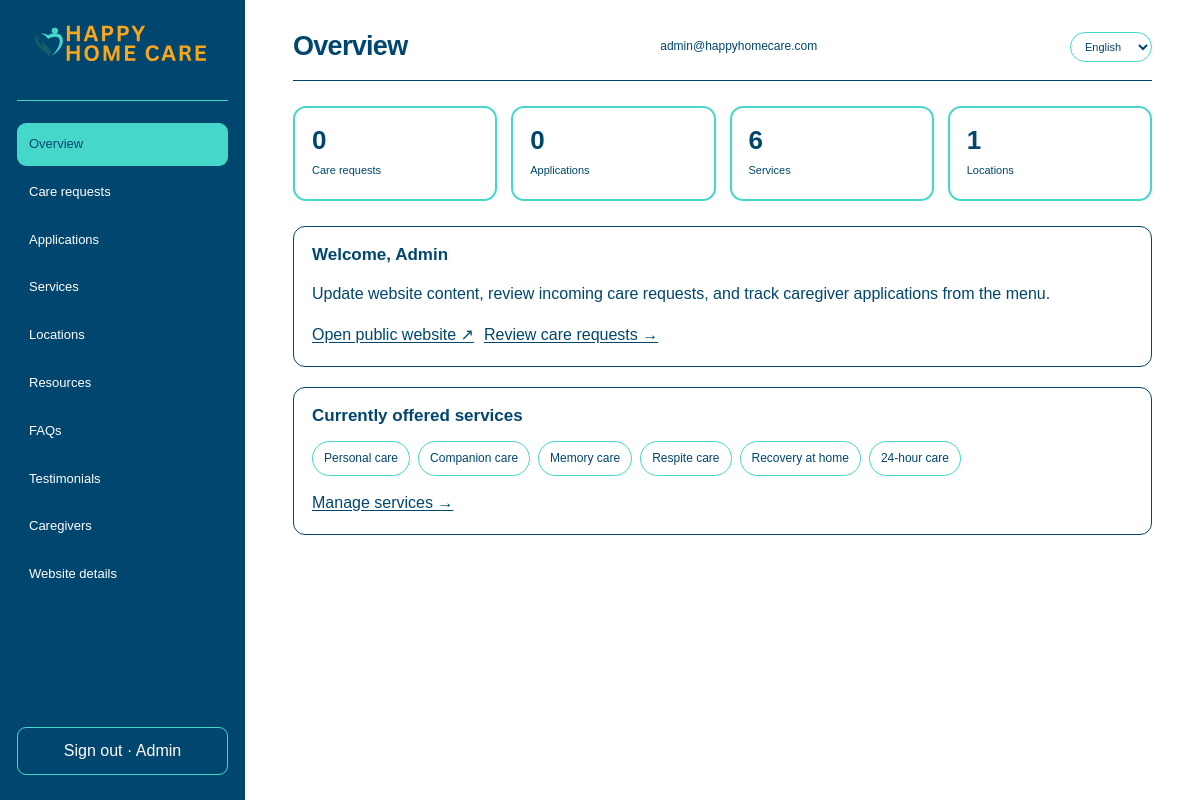
The app's page /index.php (signed in) with its own data.
### tables this page shows
CREATE TABLE services (id INTEGER PRIMARY KEY AUTOINCREMENT, title TEXT NOT NULL, slug TEXT NOT NULL UNIQUE, summary TEXT NOT NULL, icon TEXT DEFAULT '♡', sort_order INTEGER NOT NULL DEFAULT 0, active INTEGER NOT NULL DEFAULT 1, created_at DATETIME DEFAULT CURRENT_TIMESTAMP);

### app/i18n.php (called while the page is built, shortened)
<?php
if (!function_exists('current_language')) {
function current_language(): string {
    $supported = ['en', 'pa', 'hi', 'es'];
    $language = (string)($_SESSION['site_language'] ?? 'en');
    return in_array($language, $supported, true) ? $language : 'en';
}
}

### public/admin/index.php (the view, shortened to what this page needs)
<?php
require_once dirname(__DIR__,2) . '/app/bootstrap.php';
require_once dirname(__DIR__,2) . '/app/i18n.php';
$lang = current_language();
$modules = [
 'services'=>['table'=>'services','title'=>'Care services','fields'=>['title'=>['Title','text'],'slug'=>['URL slug','text'],'summary'=>['Description','textarea'],'icon'=>['Icon','text'],'sort_order'=>['Sort order','number'],'active'=>['Published','checkbox']]],
 'locations'=>['table'=>'locations','title'=>'Office locations','fields'=>['state'=>['State','text'],'city'=>['City','text'],'address'=>['Street address','text'],'zip_code'=>['ZIP code','text'],'phone'=>['Phone','text'],'hours'=>['Hours','text'],'active'=>['Published','checkbox']]],
 'resources'=>['table'=>'resources','title'=>'Family resources','fields'=>['category'=>['Category','text'],'title'=>['Title','text'],'summary'=>['Summary','textarea'],'body'=>['Full article text (separate paragraphs with a blank line; use - for bullet points)','textarea'],'button_label'=>['Optional article button label','text'],'read_time'=>['Read time','text'],'icon'=>['Icon','text'],'published'=>['Published','checkbox']]],
 'faqs'=>['table'=>'faqs','title'=>'Frequently asked questions','fields'=>['question'=>['Question','text'],'answer'=>['Answer','textarea'],'sort_order'=>['Sort order','number'],'active'=>['Published','checkbox']]],
 'testimonials'=>['table'=>'testimonials','title'=>'Family testimonials','fields'=>['customer_name'=>['Name','text'],'location'=>['Location','text'],'quote'=>['Testimonial','textarea'],'rating'=>['Rating (1–5)','number'],'active'=>['Published','checkbox']]],
 'caregivers'=>['table'=>'caregivers','title'=>'Caregiver profiles','fields'=>['full_name'=>['Full name','text'],'role'=>['Role','text'],'experience'=>['Experience','text'],'specialties'=>['Specialties (comma separated)','text'],'photo_url'=>['Photo URL (optional)','text'],'active'=>['Published','checkbox']]],
];
$page = (string)($_GET['page'] ?? 'dashboard');
$flash=get_flash(); $module=$modules[$page]??null; $editing=null; $rows=[];
$titles=['dashboard'=>'Overview','inquiries'=>'Care requests','applications'=>'Job applications','settings'=>'Website details']; if($module)$titles[$page]=$module['title'];
$counts=[]; $dashboardServices=[]; if($page==='dashboard'){foreach(['inquiries'=>'Care requests','applications'=>'Applications','services'=>'Services','locations'=>'Locations'] as $table=>$label){$counts[$label]=(int)db()->query("SELECT COUNT(*) FROM `$table`".($table==='services'||$table==='locations'?' WHERE active=1':' WHERE status=\'new\''))->fetchColumn();} $dashboardServices=db()->query('SELECT title FROM services WHERE active=1 ORDER BY sort_order,title')->fetchAll();}
$adminLogo = brand_logo_html($lang);
?><!doctype html><html lang="<?=e($lang)?>"><head><meta charset="utf-8"><meta name="viewport" content="width=device-width,initial-scale=1"><title><?=e($titles[$page])?> · Admin · HAPPY HOME CARE</title><link rel="stylesheet" href="/assets/styles.css"><link rel="stylesheet" href="/assets/admin.css"></head><body class="admin-body"><div class="admin-shell"><aside class="admin-sidebar"><a class="brand" href="/"><?=$adminLogo?></a><nav><?php foreach(['dashboard'=>'Overview','inquiries'=>'Care requests','applications'=>'Applications','services'=>'Services','locations'=>'Locations','resources'=>'Resources','faqs'=>'FAQs','testimonials'=>'Testimonials','caregivers'=>'Caregivers','settings'=>'Website details'] as $key=>$label): ?><a class="<?=$page===$key?'active':''?>" href="/admin/?page=<?=$key?>"><?=e($label)?></a><?php endforeach; ?></nav><form method="post" action="/admin/logout.php"><?=csrf_field()?><button type="submit">Sign out · <?=e($_SESSION['admin_name']??'Admin')?></button></form></aside><main class="admin-main"><header class="admin-top"><h1><?=e($titles[$page])?></h1><span><?=e($_SESSION['admin_email']??'')?></span><label class="admin-language"><span class="sr-only">Choose language</span><select data-language-select aria-label="Choose language"><?php foreach(['en'=>'English','pa'=>'ਪੰਜਾਬੀ','hi'=>'हिन्दी','es'=>'Español'] as $code=>$label): ?><option value="<?=$code?>" <?=$code===$lang?'selected':''?>><?=e($label)?></option><?php endforeach; ?></select></label></header><?php if($flash): ?><div class="admin-alert" role="status"><?=e($flash['message'])?></div><?php endif; ?><?php if($error): ?><div class="admin-alert error"><?=e($error)?></div><?php endif; ?>
<?php if($page==='dashboard'): ?><div class="admin-stats"><?php foreach($counts as $label=>$count): ?><div class="admin-stat"><strong><?=$count?></strong><span><?=e($label)?></span></div><?php endforeach; ?></div><div class="admin-panel"><h2>Welcome, <?=e($_SESSION['admin_name']??'')?></h2><p>Update website content, review incoming care requests, and track caregiver applications from the menu.</p><div class="row-actions"><a class="edit-link" href="/">Open public website ↗</a><a class="edit-link" href="/admin/?page=inquiries">Review care requests →</a></div></div><section class="admin-panel service-admin-panel"><h2>Currently offered services</h2><?php if($dashboardServices): ?><ul class="service-admin-list"><?php foreach($dashboardServices as $offered): ?><li><?=e($offered['title'])?></li><?php endforeach; ?></ul><?php else: ?><p>No active services are published. Add services in the Services section.</p><?php endif; ?><a class="edit-link" href="/admin/?page=services">Manage services →</a></section><?php endif; ?>
</main></div><script src="/assets/google-translate.js" defer></script></body></html>

### index.php (shortened to what this page needs)
<?php
$uri = parse_url($_SERVER['REQUEST_URI'] ?? '/', PHP_URL_PATH);
$path = urldecode($uri);
$target = __DIR__ . '/public' . $path;
if ($path !== '/' && is_file($target)) {
    if (str_ends_with($target, '.php')) {
        require $target;
        exit;
    }
    readfile($target);
    exit;
}
require_once __DIR__ . '/public/index.php';

### app/bootstrap.php (shortened to what this page needs)
<?php
function envv(string $key, string $default = ''): string { return (string)($_ENV[$key] ?? $default); }
require_once __DIR__ . '/i18n.php';
function db(): PDO {
    static $pdo;
    if ($pdo instanceof PDO) return $pdo;
    $connection = envv('DB_CONNECTION', '');
    $sqlitePath = ROOT_PATH . '/database/database.sqlite';
    if ($connection === 'sqlite' || ($connection === '' && !envv('DB_HOST') && is_file($sqlitePath))) {
        $pdo = new PDO('sqlite:' . $sqlitePath, null, null, [
            PDO::ATTR_ERRMODE => PDO::ERRMODE_EXCEPTION,
            PDO::ATTR_DEFAULT_FETCH_MODE => PDO::FETCH_ASSOC,
            PDO::ATTR_EMULATE_PREPARES => false
        ]);
        return $pdo;
    }
    return $pdo;
}
function e(mixed $value): string { return htmlspecialchars((string)$value, ENT_QUOTES | ENT_SUBSTITUTE, 'UTF-8'); }
function brand_logo_html(?string $lang = null, string $extraClass = ''): string {
    $alt = 'HAPPY HOME CARE — Elevated Care. Right at Home.';
    $cls = 'brand-logo-window' . ($extraClass ? ' ' . e($extraClass) : '');
    return '<span class="' . $cls . ' notranslate" translate="no"><img class="brand-logo notranslate" translate="no" src="/images/hhc-approved-logo.svg" alt="' . $alt . '"></span>';
}

### public/assets/styles.css (style rules this page uses)
:root { --azure:#00466e;--turquoise:#45d7ca;--orange:#ffb11e;--white:#fff;--serif:Georgia,'Times New Roman',serif;--sans:'DM Sans',Arial,sans-serif;--display:'Manrope',Arial,sans-serif }
* { box-sizing:border-box }
html { scroll-behavior:smooth;scroll-padding-top:100px }
body { margin:0;background:var(--white);color:var(--azure);font:16px/1.6 var(--sans);-webkit-font-smoothing:antialiased }
a { color:inherit;text-decoration:none }
button,input,select,textarea { font:inherit }
button,a { -webkit-tap-highlight-color:transparent }
img { max-width:100%;display:block }
.brand { display:flex;align-items:center;gap:9px;white-space:nowrap }
h1,h2 { font-family:var(--display);letter-spacing:-2.2px;line-height:1.08 }
h1 { font-size:clamp(48px,6vw,76px);margin:20px 0;font-weight:800 }
.brand-logo-window { position:relative;display:block;flex:none;width:240px;height:65px;overflow:hidden;background:#fff }
.brand-logo-window .brand-logo { position:absolute;display:block;max-width:none;width:370px;height:370px;left:-69.3px;top:-167.7px;object-fit:fill }
.brand-logo-window { background:transparent }
.brand-logo-window .brand-logo { width:360px;height:360px;left:-67.4px;top:-162px }
body { color:var(--azure);background:#fff }

### public/assets/admin.css (style rules this page uses)
.admin-body { background:#fff }
.admin-shell { min-height:100vh;display:grid;grid-template-columns:245px 1fr }
.admin-sidebar { background:#00466e;color:#fff;padding:25px 17px;display:flex;flex-direction:column }
.admin-sidebar .brand { padding:0 10px 25px;border-bottom:1px solid #45d7ca }
.admin-sidebar nav { display:grid;gap:5px;margin-top:22px }
.admin-sidebar nav a { padding:11px 12px;border-radius:9px;font-size:13px }
.admin-sidebar nav a:hover,.admin-sidebar nav a.active { background:#45d7ca;color:#00466e }
.admin-sidebar form { margin-top:auto }
.admin-sidebar button { width:100%;background:transparent;border:1px solid #45d7ca;border-radius:9px;color:#fff;padding:10px;cursor:pointer }
.admin-main { min-width:0;padding:32px clamp(18px,4vw,52px) }
.admin-top { display:flex;justify-content:space-between;align-items:center;border-bottom:1px solid #00466e;padding-bottom:18px;margin-bottom:25px }
.admin-top h1 { font-size:27px;letter-spacing:-.7px;margin:0 }
.admin-top span { font-size:12px }
.admin-stats { display:grid;grid-template-columns:repeat(4,1fr);gap:14px;margin-bottom:25px }
.admin-stat { border:2px solid #45d7ca;border-radius:13px;padding:17px }
.admin-stat strong { font:700 26px var(--display);display:block }
.admin-stat span { font-size:11px }
.admin-panel { border:1px solid #00466e;border-radius:12px;padding:18px;background:#fff;min-width:0 }
.admin-panel h2 { font:700 17px var(--display);letter-spacing:0;margin:0 0 15px }
.admin-table a,.edit-link { color:#00466e;text-decoration:underline;text-underline-offset:2px }
.row-actions { display:flex;gap:10px;align-items:center }
.admin-sidebar .brand { justify-content:center }
.service-admin-panel { margin-top:20px }
.service-admin-list { display:flex;flex-wrap:wrap;gap:8px;list-style:none;margin:0 0 14px;padding:0 }
.service-admin-list li { border:1px solid #45d7ca;border-radius:999px;background:#fff;padding:7px 11px;font-size:12px }
.brand-logo-window { position:relative;display:block;flex:none;width:180px;height:50px;overflow:hidden;background:transparent }
.brand-logo-window .brand-logo { position:absolute;display:block;max-width:none;width:270px;height:270px;left:-50.5px;top:-120px;object-fit:fill }
.admin-language { display:inline-flex;align-items:center }
.admin-language select { max-width:120px;padding:7px 10px;border:1px solid #45d7ca;border-radius:999px;background:#fff;color:#00466e;font-size:11px }

### records on screen
services: title "Personal care"
services: title "Companion care"
services: title "Memory care"
services: title "Respite care"
services: title "Recovery at home"
services: title "24-hour care"

### other values on screen
$label "Overview"
$label "Care requests"
$label "Applications"
$label "Services"
$label "Locations"
$label "Resources"
$label "FAQs"
$label "Testimonials"
$label "Caregivers"
$label "Website details"
$_SESSION['admin_name'] "Admin"
$titles[$page] "Overview"
$_SESSION['admin_email'] "admin@happyhomecare.com"
$count "0"
$count "6"
